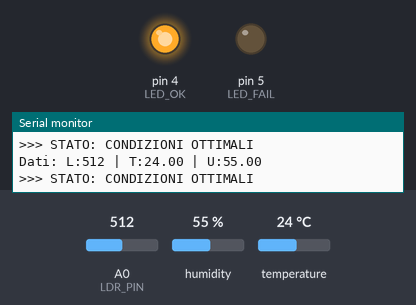
Simulated run of this sketch. Board: Arduino Uno, built with avr-gcc and run on an emulated ATmega328P. On the bench: output pins drawn as LEDs (lit = HIGH), the last lines printed to the serial monitor. The inputs (shaded band) are chosen by the test bench; at power-on: temperature 24 °C, A0 (LDR_PIN) = 512, humidity 55 %.

Above: at 3.8 s.
3.9 s: temperature set to 26 °C
7.8 s: temperature set to 29 °C
At 9.6 s:
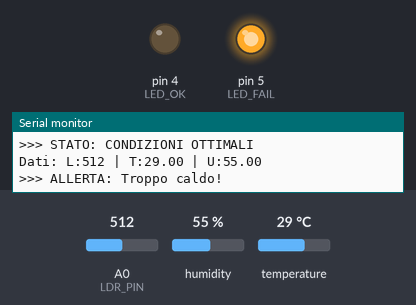
Timing chart, 0 to 11.1 s (numbered marks = the images above; inputs shaded):
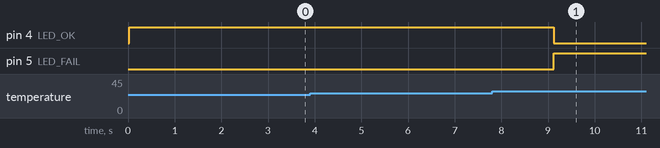

Measured:
- the behaviour switches between 27 and 28 °C on temperature (found by bisection; images 0 and 1)
- after the input at 7.8 s, pin 4 (LED_OK): HIGH → LOW after 1.3 s; pin 5 (LED_FAIL): LOW → HIGH after 1.3 s

The sketch:

04_Sistema_Integrato_AMB.ino
```cpp
/*
 * Lezione 3 - Esercizio 4: Sistema Integrato Monitoraggio Ambiente
 * -------------------------------------------------------------
 * Obiettivo: Integrare piu' sensori per valutare la salute di un ambiente (es. Serra).
 * Livello: Avanzato (Logica Booleana e Multi-sensore).
 */

#include "DHT.h"

// PIN Sensori
const int LDR_PIN = A0;
const int DHT_PIN = 2;

// PIN Indicatori (LED)
const int LED_OK = 4;      // LED Verde
const int LED_FAIL = 5;    // LED Rosso

// Configurazione DHT
#define DHTTYPE DHT11
DHT dht(DHT_PIN, DHTTYPE);

// Soglie ideali (Esempio per una pianta da interno)
const int SOGLIA_LUCE_OK = 300;     // Sopra questo valore c'è luce sufficiente
const float SOGLIA_TEMP_MAX = 28.0; // Sotto questo valore la temperatura è ok

void setup() {
  Serial.begin(9600);
  pinMode(LED_OK, OUTPUT);
  pinMode(LED_FAIL, OUTPUT);

  dht.begin();

  Serial.println("--- Sistema di Monitoraggio Serra avviato ---");
}

void loop() {
  // 1. Lettura Sensori
  int luce = analogRead(LDR_PIN);
  float temp = dht.readTemperature();
  float hum = dht.readHumidity();

  // Controllo validita' dati DHT
  if (isnan(temp) || isnan(hum)) {
    Serial.println("Errore lettura DHT!");
    delay(2000);
    return;
  }

  // 2. Analisi della situazione (Logica Booleana)
  // Vogliamo che ci sia luce E la temperatura non sia troppo alta
  bool luceSufficiente = (luce > SOGLIA_LUCE_OK);
  bool temperaturaOK = (temp < SOGLIA_TEMP_MAX);

  // 3. Feedback Visivo e Seriale
  Serial.print("Dati: L:"); Serial.print(luce);
  Serial.print(" | T:"); Serial.print(temp);
  Serial.print(" | U:"); Serial.println(hum);

  if (luceSufficiente && temperaturaOK) {
    // Tutto perfetto!
    digitalWrite(LED_OK, HIGH);
    digitalWrite(LED_FAIL, LOW);
    Serial.println(">>> STATO: CONDIZIONI OTTIMALI");
  }
  else {
    // C'è qualcosa che non va
    digitalWrite(LED_OK, LOW);
    digitalWrite(LED_FAIL, HIGH);

    // Specifichiamo il problema sulla Serial
    if (!luceSufficiente) Serial.println(">>> ALLERTA: Poca luce!");
    if (!temperaturaOK)   Serial.println(">>> ALLERTA: Troppo caldo!");
  }

  // Pausa tra i cicli
  delay(3000);
}
```
